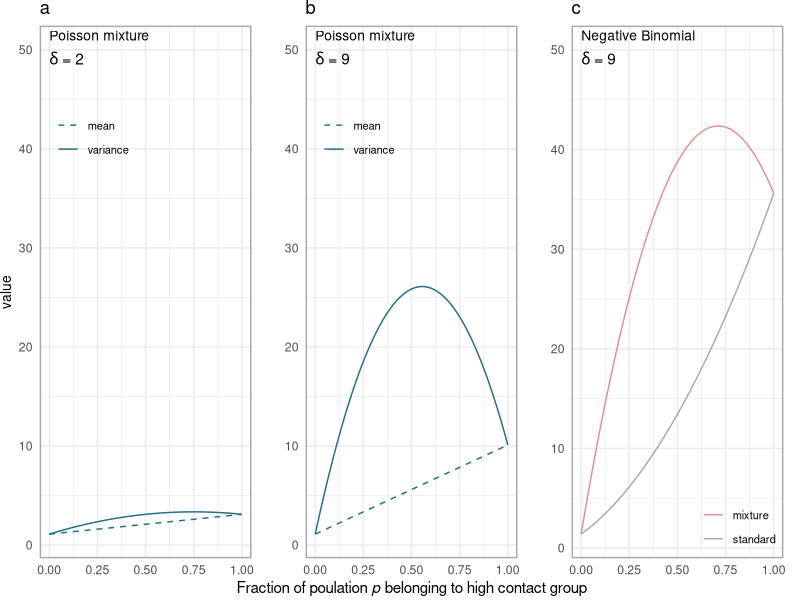
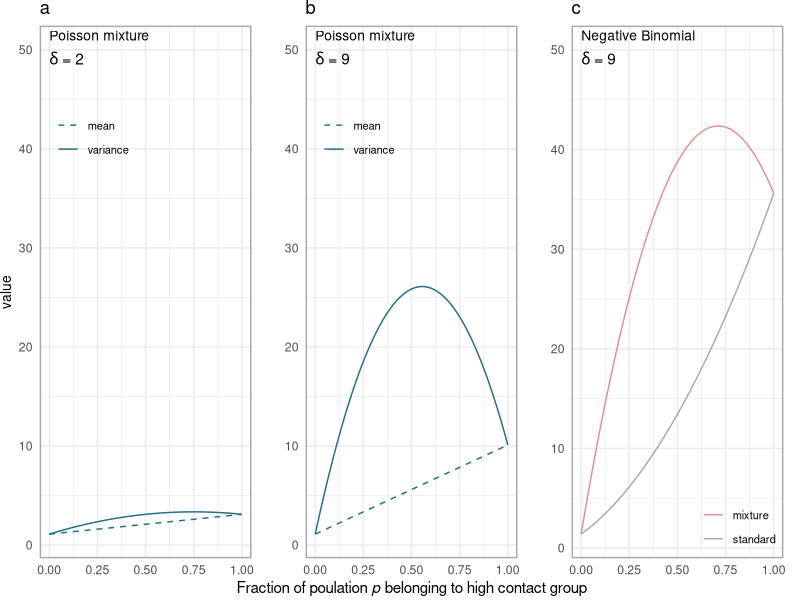

These charts were generated, in order, by the following R code:
## ---- chunk 1
library(tidyverse)
library(egg)


#variance of Poisson offspring function
varPoissonmixtureoffspring<-function(p, R0D,delta){
  #variance is concave up quadratic function of p
  v<-p*(R0D+delta) + (1-p)*(R0D) + p*(1-p)*delta^2
}
#variance of negative binomial finite mixture offspring function
varNegBinommixtureoffspring<-function(p, R0D,k, delta){
  #variance is concave up quadratic function of p
  v<-R0D*(1+R0D/k) + p*delta*(1 + delta*(1-p) + (2*R0D+delta)/k)
}
#variance of offspring function
varNegBinomoffspring<-function(R0,k){ 
  v<-R0*(1+R0/k)
}

# #parameters
# k<-4
# R0D<-1.1
# sdelta <-2
# bdelta<-9
# pseq<-seq(0,1, 0.01)
# ## Want a 1 row 3 column figure comparing finite Poisson mixture with finite negative binomial mixture. Each figure adds progressively more heterogeneity in the case distribution.
# #figure 1a) variance is greater than mean when delta is small (small asymmetry between risk groups)
# y1<-varPoissonmixtureoffspring(pseq, R0D,delta=sdelta) #variance
# x1<-R0D + pseq*sdelta #mean
# plot(y1~pseq,type='l')
# lines(x1~pseq,lty=2)
# legend(0.8, 2, c("mean", "variance"), lty=c(2,1) )
# 
# #figure 1b) variance is greater than mean when delta is big (big asymmetry)
# y2<-varPoissonmixtureoffspring(pseq, R0D,delta=bdelta)
# x2<-R0D + pseq*bdelta
# plot(y2~pseq,type='l')
# lines(x2~pseq,lty=2)
# legend(0.8, 6, c("mean", "variance"), lty=c(2,1) )
# #figure 1c) compare variance of negative binomial finite mixture with standard negative binomial to show they only agree at p=0,1 and finite mixture is always greater
# y<-varNegBinommixtureoffspring(pseq, R0D,k, delta=bdelta)
# x<-varNegBinomoffspring(pseq*(R0D+bdelta) + (1-pseq)*(R0D), k)
# plot(y~pseq, type='l')
# lines(x~pseq, type = 'l', lty=2)
# legend(0.8, 10, c("mixture", "standard"), lty=c(1,2) )


# results
dat <- expand.grid(p = seq(0,1, 0.01), 
                   delta = c(2,9),
                   R0D = 1.1,
                   k = 4,
                   model = c("Poisson mixture", "Neg. binom. mixture", "Neg. binom.") 
                   ) %>% 
  mutate(mean = R0D + p*delta,
         variance = case_when(model == "Poisson mixture" ~ 
                                varPoissonmixtureoffspring(p = p, R0D = R0D, delta = delta),
                              model == "Neg. binom. mixture" ~ 
                                varNegBinommixtureoffspring(p = p, R0D = R0D, k = k, delta = delta),
                              model == "Neg. binom." ~ 
                                varNegBinomoffspring(R0 = p*(R0D+delta)+(1-p)*R0D, k=k)
                              )) %>% 
  pivot_longer(cols = c("mean","variance"), names_to = "measure")

ymax <- 50

fig_1a <- dat %>% 
  filter(model == "Poisson mixture" & delta == 2) %>% 
  ggplot(aes(x = p, y = value, linetype = measure)) +
    geom_line(color = "#226e83") +
    scale_linetype_manual(values = c("dashed", "solid")) +
    expand_limits(y = ymax) +
    xlab(expression(paste("Fraction of poulation ", italic("p"), " belonging to high contact group"))) +
    guides(linetype = guide_legend(position = "inside",title = NULL)) +
    annotate("text", x = 0, y = Inf, label = "Poisson mixture", vjust = 1.5, hjust = 0, size = 3.5) +
    annotate("text", x = 0, y = Inf, label = expression(paste(delta, " = ", 2)), vjust = 3, hjust = 0) +
    theme_minimal() +
    theme(panel.border = element_rect(color = "darkgrey", fill = NA, linewidth = 1),
          plot.margin = margin(l = 24, unit = "pt"),
          legend.position.inside = c(0, 0.85),
          legend.justification.inside = c(-0.1, 1))

fig_1b <- dat %>% 
  filter(model == "Poisson mixture" & delta == 9) %>% 
  ggplot(aes(x = p, y = value, linetype = measure)) +
    geom_line(color = "#226e83") +
    scale_linetype_manual(values = c("dashed", "solid")) +
    expand_limits(y = ymax) +
    xlab(expression(paste("Fraction of poulation ", italic("p"), " belonging to high contact group"))) +
    guides(linetype = guide_legend(position = "inside",title = NULL)) +
    annotate("text", x = 0, y = Inf, label = "Poisson mixture", vjust = 1.5, hjust = 0, size = 3.5) +
    annotate("text", x = 0, y = Inf, label = expression(paste(delta, " = ", 9)), vjust = 3, hjust = 0) +
    theme_minimal() +
    theme(panel.border = element_rect(color = "darkgrey", fill = NA, linewidth = 1),
          plot.margin = margin(l = 24, unit = "pt"),
          legend.position.inside = c(0, 0.85),
          legend.justification.inside = c(-0.1, 1))


fig_1c <- dat %>% 
  filter(model %in% c("Neg. binom. mixture", "Neg. binom.") & delta == 9 & measure == "variance") %>% 
  ggplot(aes(x = p, y = value, color = model)) +
    geom_line() +
    # scale_linetype_manual(values = c("solid", "dotted")) +
    scale_color_manual(values = c("#e2908c", "darkgrey"), labels = c("mixture", "standard")) +
    expand_limits(y = ymax) +
    xlab(expression(paste("Fraction of poulation ", italic("p"), " belonging to high contact group"))) +
    guides(color = guide_legend(position = "inside",title = NULL, byrow=TRUE)) +
    annotate("text", x = 0, y = Inf, label = "Negative Binomial", vjust = 1.5, hjust = 0, size = 3.5) +
    annotate("text", x = 0, y = Inf, label = expression(paste(delta, " = ", 9)), vjust = 3, hjust = 0) +
    theme_minimal() +
    theme(panel.border = element_rect(color = "darkgrey", fill = NA, linewidth = 1),
          plot.margin = margin(l = 24, r = 12, unit = "pt"),
          legend.position.inside = c(1, 0),
          legend.justification.inside = c(1, 0),
          legend.spacing = unit(5,"cm"))

  fig_1 <- ggarrange(
    fig_1a + 
      labs(title="a") +
      theme(axis.title.x=element_blank(),
            plot.margin = margin(b = 1),
            axis.title.y = element_text(size=10),
            legend.text=element_text(size=8)), 
    fig_1b +
      labs(title="b") +
      theme(axis.title.y = element_blank(),
            legend.text=element_text(size=8)), 
    fig_1c +
      labs(title="c") +
      theme(axis.title.x=element_blank(),
            axis.title.y = element_blank(),
            legend.text=element_text(size=8)), 
    nrow = 1, ncol = 3
    )
ggsave("newfig1.pdf", fig_1, height=8, width=14.5, units="cm") 
